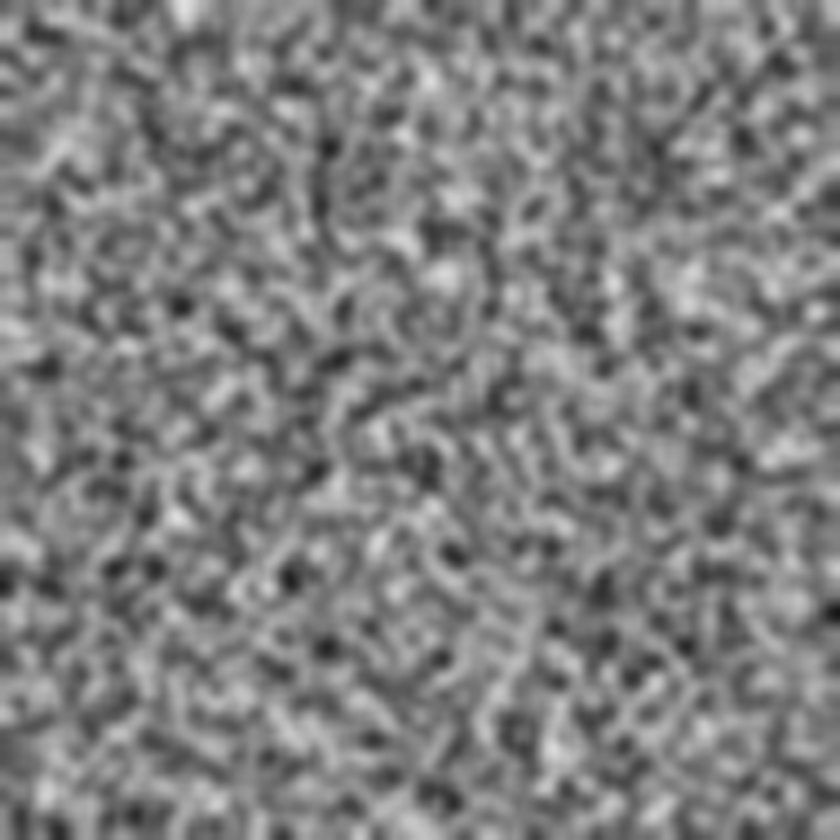
#> input picture data/synthetic/reference_000.png, 840 x 840 px, shrunk from 1000 x 1000 before the run
$ python -i preprocess.py   (imports and definitions only)   (older library calls are emulated)
#> lines starting #> are read from the running program, lines starting #| are printed output that depends on the picture
"""
Preprocessing Module for Drift-Sense (Member B Deliverable)
Provides grayscale normalization, CLAHE contrast enhancement,
noise reduction, and edge extraction to handle illumination drift
and sensor noise on wafer inspection tools.
"""

import cv2
import numpy as np


def load_gray(image_input):
    """
    Loads an image in grayscale format.
    Accepts either a file path string or an existing numpy array.
    """
    if isinstance(image_input, str):
        img = cv2.imread(image_input, cv2.IMREAD_GRAYSCALE)
        if img is None:
            raise FileNotFoundError(f"Could not read image from path: {image_input}")
        return img
    elif isinstance(image_input, np.ndarray):
        if len(image_input.shape) == 3 and image_input.shape[2] in (3, 4):
            return cv2.cvtColor(image_input, cv2.COLOR_BGR2GRAY)
        return image_input.copy()
    else:
        raise ValueError("image_input must be a file path string or numpy array.")


# [25 lines left out: functions normalize_minmax, normalize_zscore, not called in this run]


def apply_clahe(img, clip_limit=2.0, tile_grid_size=(8, 8)):
    """
    Applies Contrast Limited Adaptive Histogram Equalization (CLAHE)
    to enhance local contrast on silicon wafer surface features.
    """
    if img.dtype != np.uint8:
        img = normalize_minmax(img)
    clahe = cv2.createCLAHE(clipLimit=clip_limit, tileGridSize=tile_grid_size)
    return clahe.apply(img)


def apply_denoising(img, method="gaussian", ksize=3, sigma=1.0):
    """
    Applies Gaussian or Median filtering to suppress high-frequency sensor noise.
    """
    if ksize % 2 == 0:
        ksize += 1
    if method == "gaussian":
        return cv2.GaussianBlur(img, (ksize, ksize), sigmaX=sigma)
    elif method == "median":
        return cv2.medianBlur(img, ksize)
    elif method == "bilateral":
        return cv2.bilateralFilter(img, d=ksize, sigmaColor=75, sigmaSpace=75)
    return img


# [19 lines left out: function extract_edges, not called in this run]


def preprocess_image(img, use_clahe=True, use_denoise=True, use_edges=False):
    """
    Complete flexible preprocessing pipeline for wafer inspection images.

    Args:
        img: Input image (path or numpy array)
        use_clahe: Enable CLAHE contrast equalization
        use_denoise: Enable Gaussian noise reduction
        use_edges: Convert image to edge magnitude representation

    Returns:
        Preprocessed uint8 numpy array
    """
    processed = load_gray(img)

    if use_denoise:
        processed = apply_denoising(processed, method="gaussian", ksize=3, sigma=1.0)

    if use_clahe:
        processed = apply_clahe(processed, clip_limit=2.0, tile_grid_size=(8, 8))

    if use_edges:
        processed = extract_edges(processed, method="sobel")

    return processed

>>> import cv2
>>> picture = cv2.imread('../data/synthetic/reference_000.png')
#> picture is the input picture: shape (840, 840, 3); min 21, max 222, mean 127.1
>>> result = preprocess_image(picture)
#> in apply_clahe, `return clahe.apply(img)`:
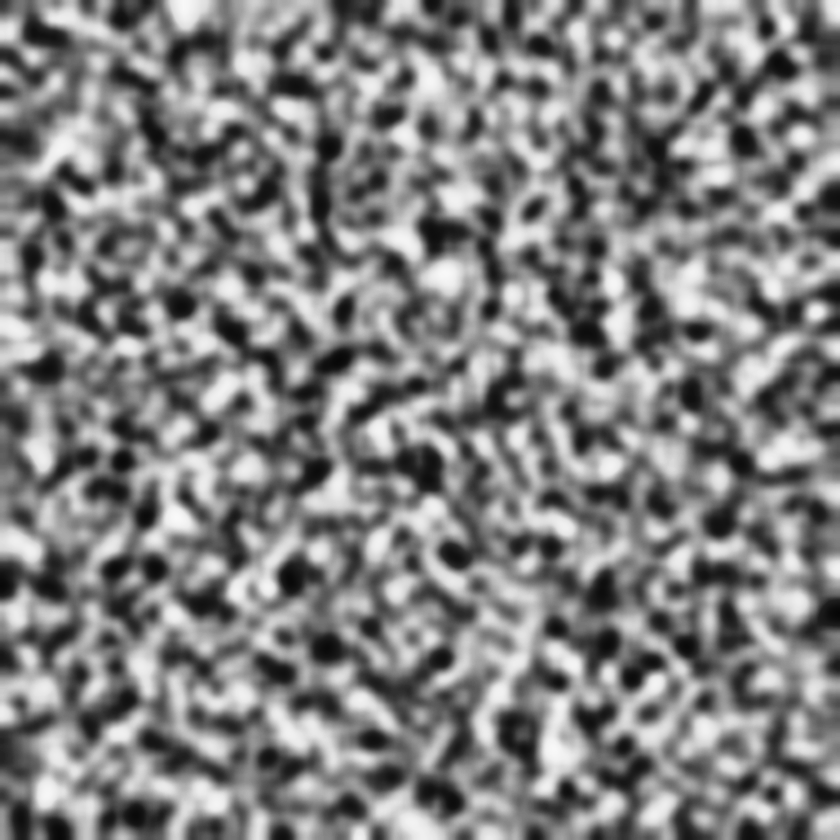
#> returned value: shape (840, 840); min 6, max 249, mean 128.5

$ run again, on data/synthetic/reference_001.png
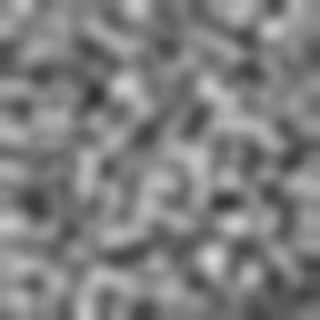
#> input picture data/synthetic/reference_001.png, 320 x 320 px
#> picture is the input picture: shape (320, 320, 3); min 50, max 213, mean 127.8
#> in apply_clahe, `return clahe.apply(img)`:
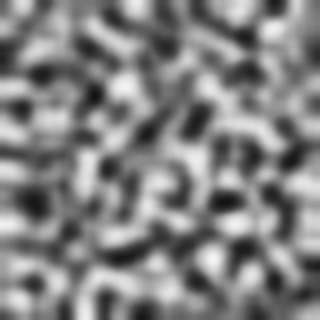
#> returned value: shape (320, 320); min 18, max 246, mean 130.2

$ run again, on data/synthetic/reference_002.png
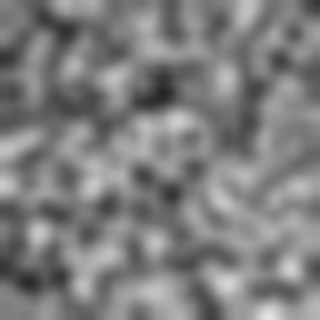
#> input picture data/synthetic/reference_002.png, 320 x 320 px
#> picture is the input picture: shape (320, 320, 3); min 36, max 228, mean 126.8
#> in apply_clahe, `return clahe.apply(img)`:
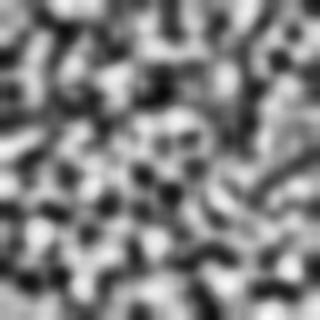
#> returned value: shape (320, 320); min 10, max 251, mean 130

$ run again, on data/synthetic/reference_003.png
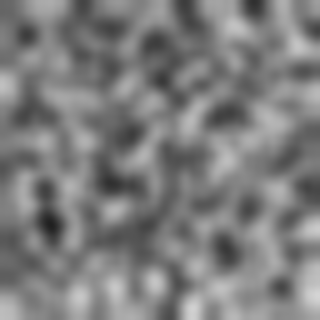
#> input picture data/synthetic/reference_003.png, 320 x 320 px
#> picture is the input picture: shape (320, 320, 3); min 32, max 213, mean 125.4
#> in apply_clahe, `return clahe.apply(img)`:
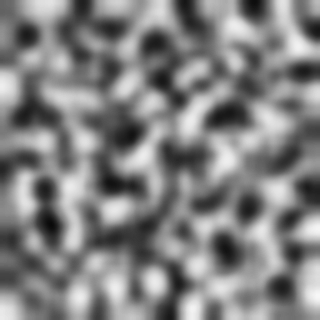
#> returned value: shape (320, 320); min 9, max 247, mean 129.4
